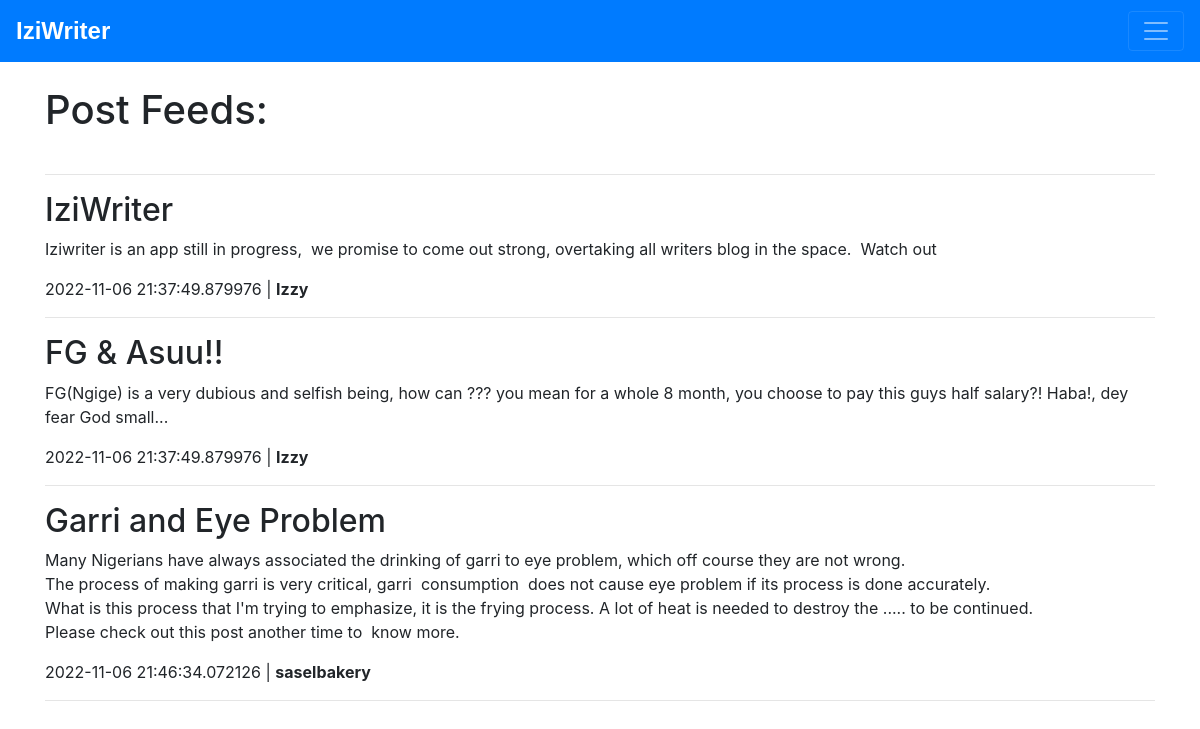
The page / on the database its author committed.
### app.py (models this page shows, shortened)
class UserBlog(db.Model):
    __tablename__ = 'userblog'
    id = db.Column(db.Integer(), primary_key=True)
    title = db.Column(db.String(100), nullable=False, unique=True)
    content = db.Column(db.Text, nullable=False)
    posted_by = db.Column(db.String(20), nullable=False, default='N/A')
    posted_on = db.Column(db.DateTime, nullable=False, default=datetime.utcnow())
    user_id = db.Column(db.Integer, db.ForeignKey('users.id'))

class User(db.Model, UserMixin):
    __tablename__ = 'users'
    id = db.Column(db.Integer(), primary_key=True)
    firstname = db.Column(db.String(30), nullable=False)
    lastname = db.Column(db.String(30), nullable=False)
    phoneNumber = db.Column(db.Integer(), nullable=False)
    username=db.Column(db.String(30), nullable=False, unique=True)
    email = db.Column(db.String(30), nullable=False, unique=True)
    password_hash = db.Column(db.Text(), nullable=False)
    blogs = db.relationship('UserBlog',  backref=db.backref('users', lazy='joined',uselist=False))

### app.py (the view)
@app.route('/')
def Welcome():
    post=UserBlog.query.order_by(UserBlog.posted_on).all()
    return render_template('index.html',posts=post,users=current_user)

### templates/index.html (shortened to what this page needs)
{% extends 'base.html' %}
{% block body %}
<br>
<div>
    <h1 style="display: inline">Post Feeds: </h1>
</div>
<br>
<hr>
{% for post in posts%}
    <h2>{{post.title}}</h2>
    <p style="white-space: pre-wrap">{{post.content}}</p>
    <p>{{post.posted_on}}  | <b>{{post.users.username}}</b> </p>
    <hr>
{% endfor %}
{% endblock %}

### templates/base.html (shortened to what this page needs)
<!DOCTYPE html>
<html lang="en">
<head>
    <link rel="stylesheet" href="https://stackpath.bootstrapcdn.com/bootstrap/4.4.1/css/bootstrap.min.css"
>
</head>
<body>
    <nav class="navbar navbar-dark bg-primary  ">
        <a class="navbar-brand" href="/"><strong class="font">IziWriter</strong> </a>
        <button class="navbar-toggler" type="button" data-toggle="collapse" data-target="#navbarsExample01"
            aria-controls="navbarsExample01" aria-expanded="false" aria-label="Toggle navigation">
            <span class="navbar-toggler-icon"></span>
        </button>
    </nav>
    <div class="container">
    {% block body %} {% endblock%}
</body>
</html>

### templates/base.html (style rules this page uses)
.font { font-family:'Trebuchet MS', 'Lucida Sans Unicode', 'Lucida Grande', 'Lucida Sans', Arial, sans-serif ; font-size: x-large; }

### rows shown on the page
UserBlog: title "IziWriter", content "Iziwriter is an app still in progress, we promise to come out strong, overtaking all writers blog in the space. Watch out", posted_on "2022-11-06 21:37:49.879976", users.username "Izzy"
UserBlog: title "FG & Asuu!!", content "FG(Ngige) is a very dubious and selfish being, how can ??? you mean for a whole 8 month, you choose to pay this guys half salary?! Haba!, dey fear God small...", posted_on "2022-11-06 21:37:49.879976", users.username "Izzy"
UserBlog: title "Garri and Eye Problem", content "Many Nigerians have always associated the drinking of garri to eye problem, which off course they are not wrong. The process of making garri is very critical, garri consumption does not cause eye problem if its process is done accurately. What is this process that I'm trying to emphasize, it is the frying process. A lot of heat is needed to destroy the ..... to be continued. Please check out this post another time to know more.", posted_on "2022-11-06 21:46:34.072126", users.username "saselbakery"
